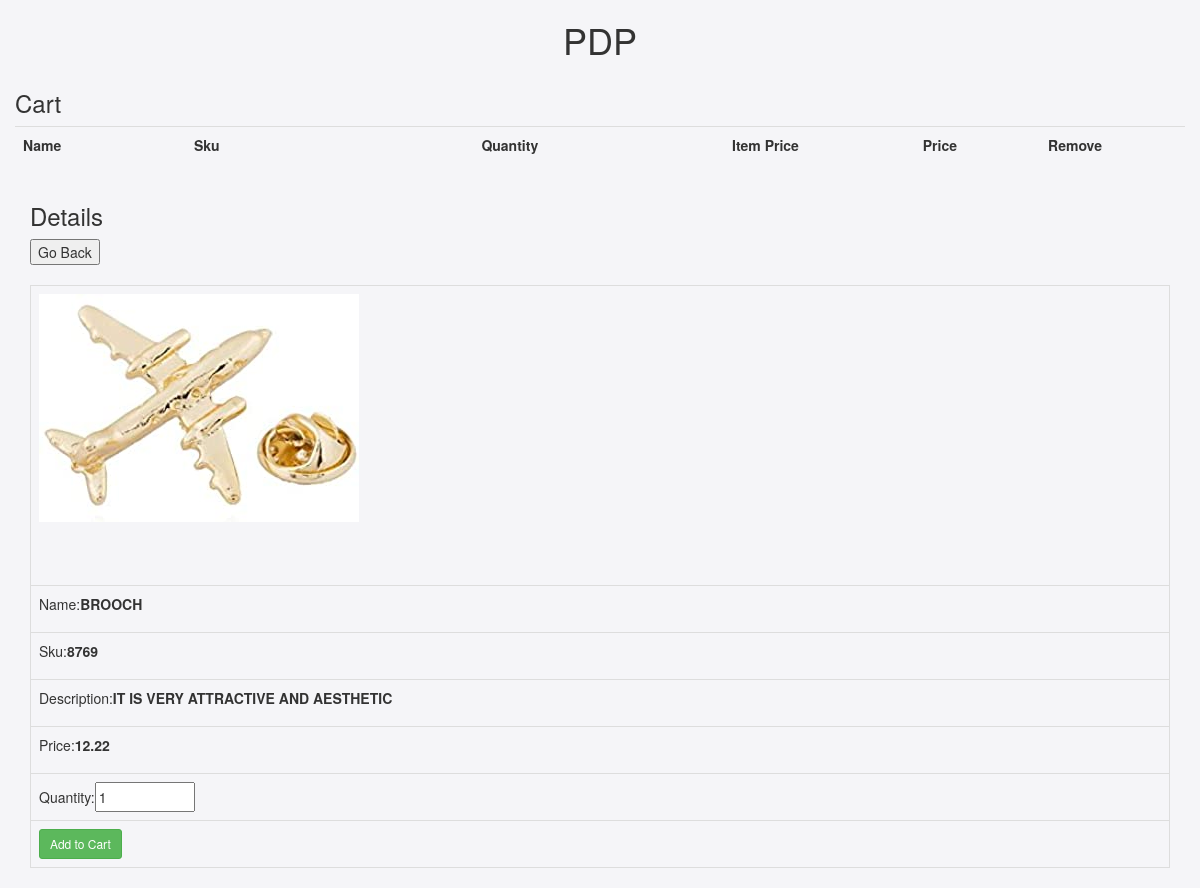
Page /details.php?Id=1 on the committed database.
### tables this page shows
CREATE TABLE products(
  Id int(8) PRIMARY KEY,
  Name varchar(30) NOT NULL,
  Sku int(10) NOT NULL,
  Price double(10,2) NOT NULL,
  Description varchar(500) NOT NULL,
  image text NOT NULL
);

### details.php (the view, shortened to what this page needs)
<?php include 'Db.php' ?>
<!DOCTYPE html>
<html lang="en">
   <head>
      <link rel="stylesheet" href="css/index.css">
      <link rel="stylesheet" href="https://maxcdn.bootstrapcdn.com/bootstrap/3.4.1/css/bootstrap.min.css">
   </head>
   <body class="body">
      <div class="container">
      <h1 align="center">PDP</h1>
      <div class="row">
      <div>
        <h3> Cart </h3>
        </div>
        <table class="table">
            <tbody>
            <tr>
                <th class="text-left">Name</th>
                <th class="text-left">Sku</th>
                <th class="text-right">Quantity</th>
                <th class="text-right">Item Price</th>
                <th class="text-right">Price</th>
                <th class="text-center">Remove</th>
            </tr>
            </tbody>
        </table>
    </div>
      <h3>Details</h3>
      <button onclick="history.back()">Go Back</button><br><br>
      <?php
if (isset($_GET['Id']))
{
    $query = "select * from products where Id={$_GET['Id']}";
    $result = mysqli_query($connection, $query);
    if (mysqli_num_rows($result) > 0)
    {
        $row = mysqli_fetch_assoc($result);
?>
      <table class="table table-bordered">
      <tr id="tr">
         <td > <img src="<?php echo $row["image"]; ?>" ></td>
      <tr>
         <td>
            <p>Name:<strong><?php echo $row['Name']; ?></p>
      <tr>
         <td>
            <p>Sku:<strong><?php echo $row['Sku']; ?></p>
      <tr>
         <td>
            <p>Description:<strong><?php echo $row['Description']; ?></p>
      <tr>
         <td>
            <p>Price:<strong><?php echo $row['Price']; ?></p>
            <form action="details.php?action=Add&Id=<?=$row['Id']; ?>" method="post">
      <tr>   <td>Quantity:<input type="number" Name="quantity" value="1" min=1 max=1000 class="number"></td>
      <tr>  <td><input type="submit" value="Add to Cart" class="btn btn-success btn-sm"></td>
            </form>
            <?php
    }
    else
    {
        header("location:index.php");
    }
}
else
{
    header("location:index.php");
}
?>
   </body>
</html>

### css/index.css (style rules this page uses)
.number { width: 100px; height: 30px; }
.body { background-color: #f5f5f8; }
#tr { width: 300px; height: 300px; }

### rows in the picture
products: image (picture), Name "BROOCH", Sku "8769", Description "IT IS VERY ATTRACTIVE AND AESTHETIC", Price "12.22"
